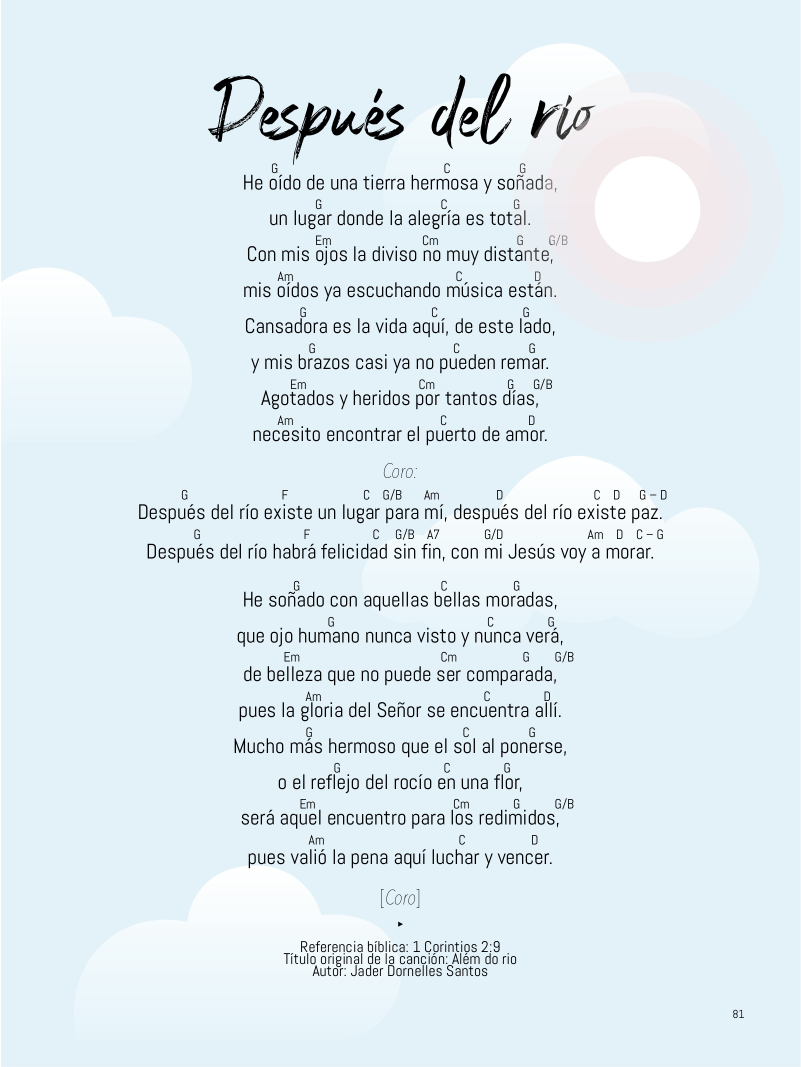
#> input picture example-folder/example-image.jpg, 1601 x 2133 px (shown at 1/2 size); its folder holds only this picture in this run
$ python compressor.py
#> lines starting #> are read from the running program, lines starting #| are printed output that depends on the picture; after the words box and inside, x2 and y2 are one past the last pixel; in counts of white or black regions, pixels touching at a corner belong together
############################################
#
#         Ultimate Image Compressor
#
#                    by
#
#               Pancho Morlé
#
############################################
# packages
import cv2
import os

directory = r"example-folder" #path to the folder containing the images
new_dir = r"my-brand-new-images" #imagine a directory for ur new images
os.mkdir(new_dir) #-----------------------> actually create that directory

for file in os.listdir(directory): #list the names of all the files in the folder
    origin_image = os.path.join(directory, file) #create a path to a specific image

    #----------Now, the good stuff. --------------#
    #1) open image file with "Open Computer Vision" package
    image = cv2.imread(origin_image, cv2.IMREAD_UNCHANGED)
#> image is the input picture: shape (2133, 1601, 3); mean B, G, R 241.1, 235.1, 222.7

    #2) convert image to grayscale ----------------
    image_grayscale = cv2.cvtColor(image, cv2.COLOR_BGR2GRAY)

    #3) convert image to black and white
    thresh, image_black = cv2.threshold(image_grayscale, 170, 255, cv2.THRESH_BINARY)
#> image_black: shape (2133, 1601); 96.3% white; 917 black regions (69 under 20 px), largest, box (x1, y1, x2, y2) and area: (519, 205, 663, 330) 5074, (663, 208, 808, 281) 4064, (416, 151, 528, 284) 3479

    #4) halve the size of the image
    small = cv2.resize(image_black, (0,0), fx=0.5, fy=0.5)
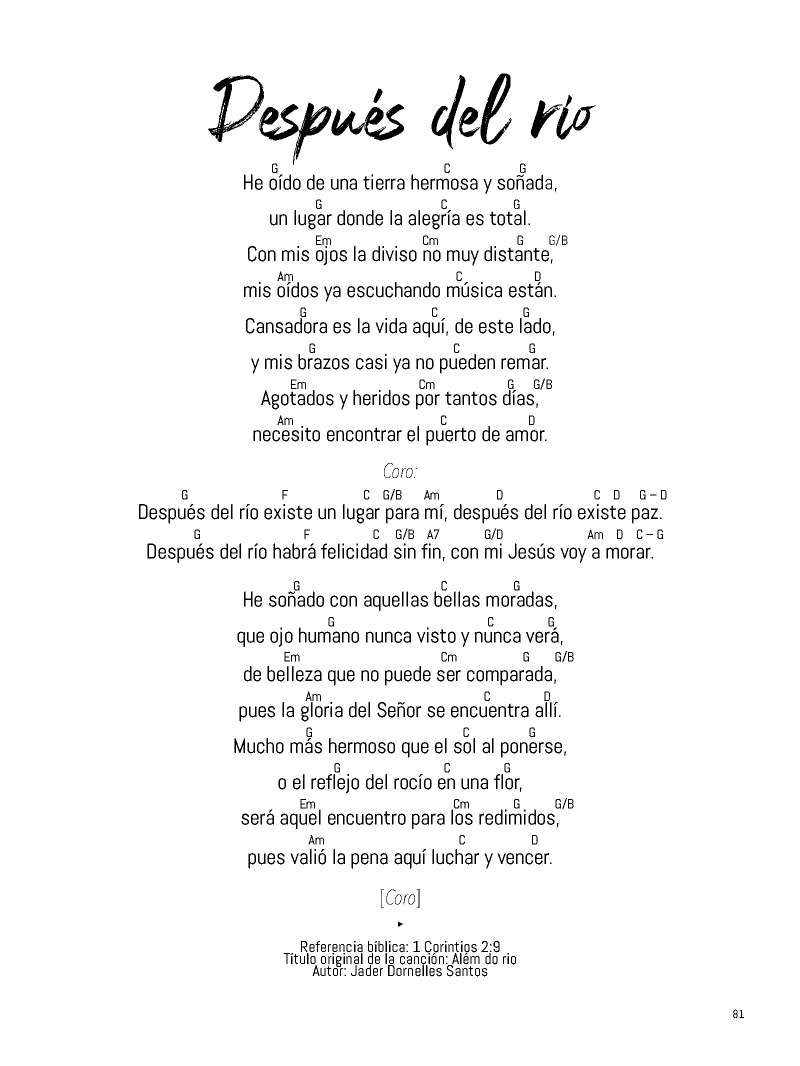
#> small: shape (1066, 800); min 0, max 255, mean 245.5

    #5) save new image
    new_name = file[:-3]+"png"  #slice whatever extension it had. Add png extension.
    cv2.imwrite(os.path.join(new_dir, new_name), small)

    # break out on a key press
    cv2.waitKey(0)

#-----------------------------------------------------------------------------------
